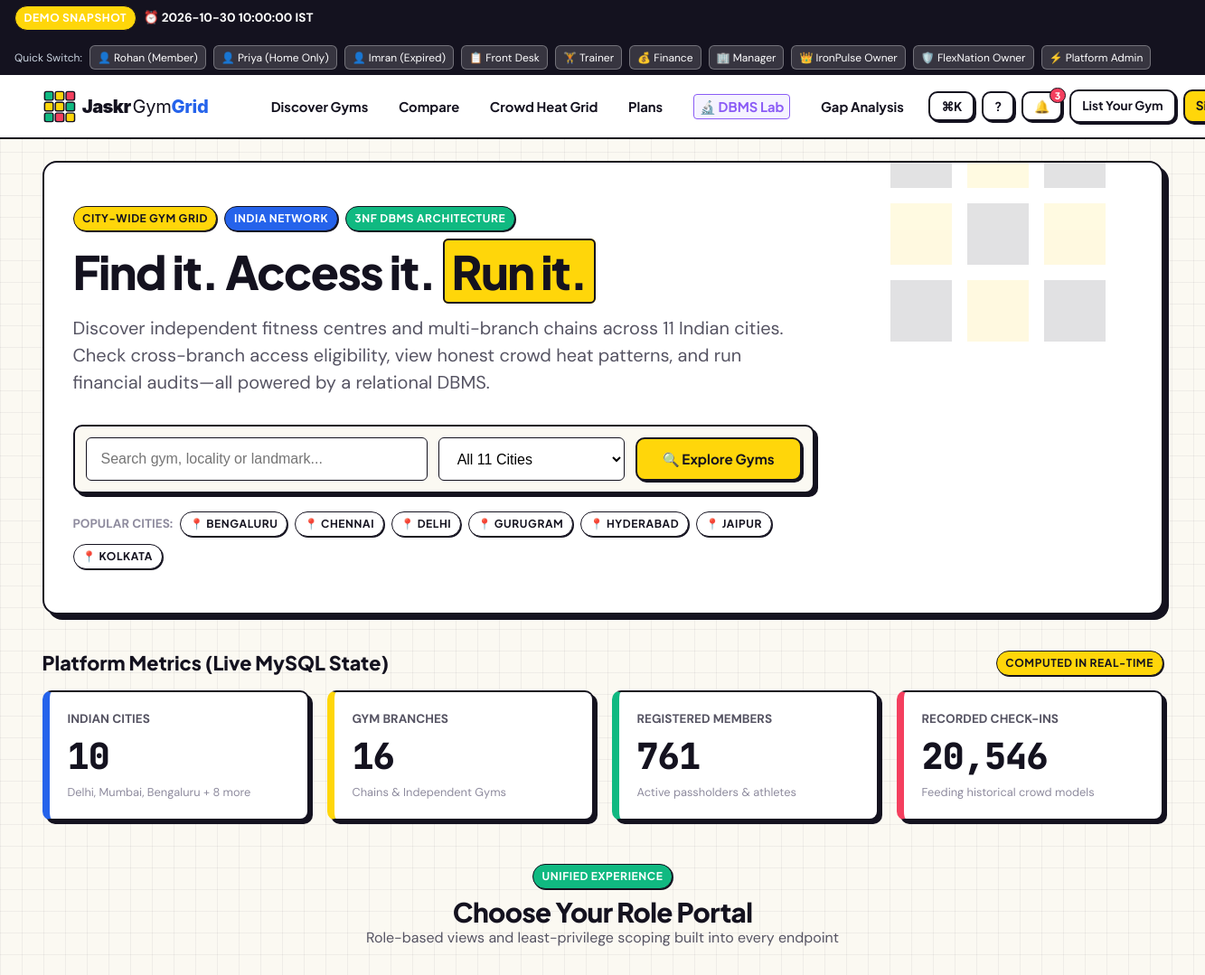
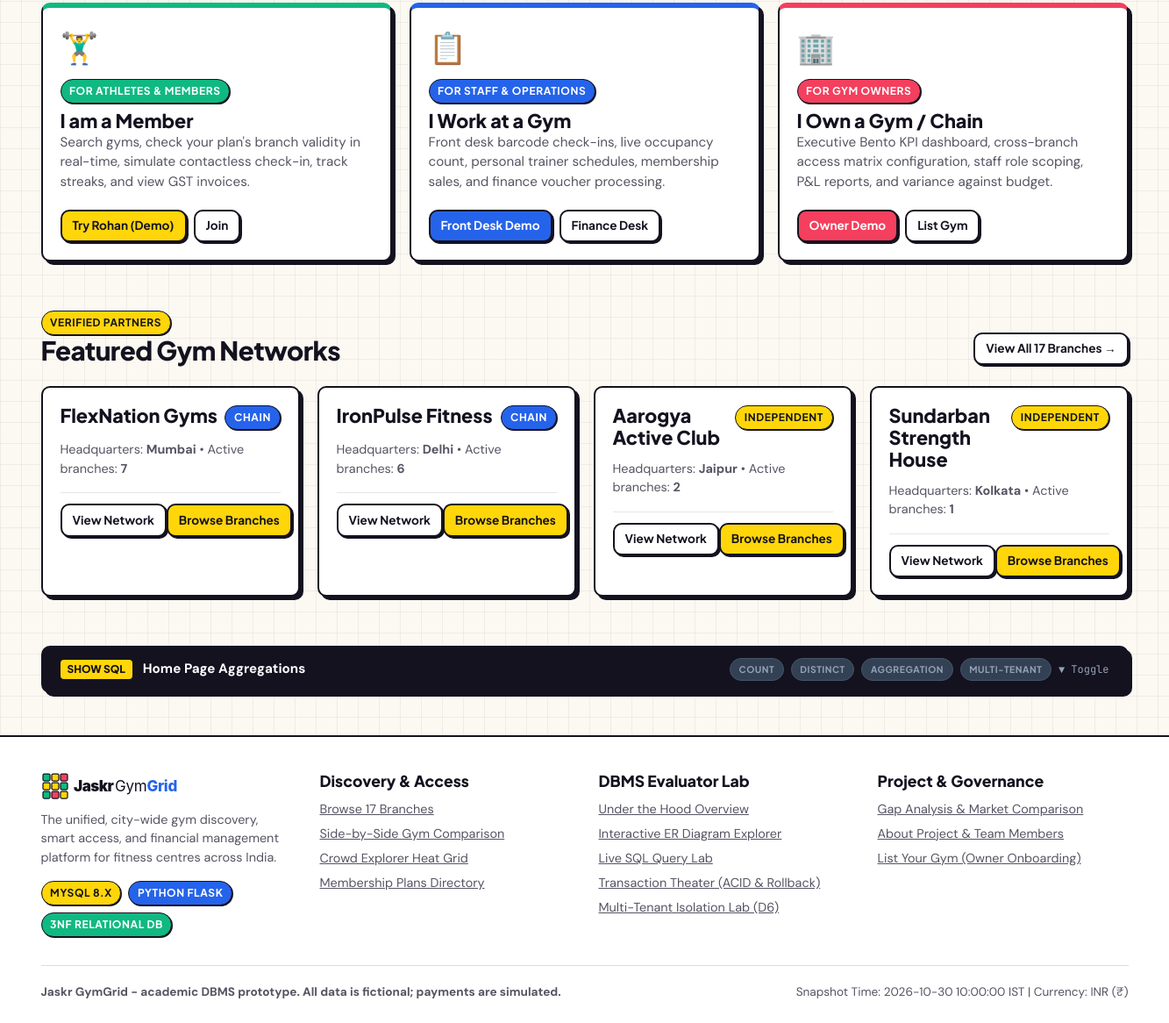
The page / on the database its author committed (2 pictures, top to bottom).
### tables this page shows
CREATE TABLE organizations (
        organization_id INTEGER PRIMARY KEY AUTOINCREMENT,
        name TEXT NOT NULL,
        contact_email TEXT NOT NULL,
        status TEXT NOT NULL DEFAULT 'active',
        brand_type TEXT NOT NULL DEFAULT 'independent',
        headquarters_city TEXT NOT NULL,
        created_at TEXT NOT NULL
    );

### app/public.py (the view)
@public_bp.route("/")
def home():
    stats = {
        "cities": query_one("SELECT COUNT(DISTINCT city) AS c FROM branches WHERE organization_id != 5;")["c"],
        "branches": query_one("SELECT COUNT(*) AS c FROM branches WHERE organization_id != 5;")["c"],
        "members": query_one("SELECT COUNT(*) AS c FROM members;")["c"],
        "checkins": query_one("SELECT COUNT(*) AS c FROM attendance;")["c"]
    }
    cities = query_all("SELECT DISTINCT city FROM branches WHERE organization_id != 5 ORDER BY city;")
    featured_orgs = query_all(
        "SELECT o.*, COUNT(b.branch_id) AS branch_count "
        "FROM organizations o "
        "LEFT JOIN branches b ON o.organization_id = b.organization_id "
        "WHERE o.status = 'active' "
        "GROUP BY o.organization_id "
        "ORDER BY branch_count DESC;"
    )
    crowd_preview = query_all(
        "SELECT b.name, v.day_of_week_0_mon, v.hour_of_day, v.total_visits "
        "FROM v_branch_crowd_hourly v "
        "JOIN branches b ON v.branch_id = b.branch_id "
        "WHERE b.branch_id = 1 AND v.day_of_week_0_mon = 0 "
        "ORDER BY v.hour_of_day "
        "LIMIT 9;"
    )
    sql_explanation = "SELECT COUNT(DISTINCT city), COUNT(*) FROM branches ... aggregate statistics dynamically computed from MySQL database."
    return render_template("public/home.html",
                           stats=stats,
                           cities=cities,
                           featured_orgs=featured_orgs,
                           crowd_preview=crowd_preview,
                           sql_explanation=sql_explanation)

### templates/public/home.html (shortened to what this page needs)
{% extends "base.html" %}
{% import "components/show_sql_drawer.html" as sql_comp %}
{% block content %}
<div class="container">
  <section style="background: #FFFFFF; border: var(--border-thick); border-radius: var(--radius-lg); box-shadow: var(--shadow-lg); padding: 3rem 2rem; margin-bottom: 2.5rem; position: relative; overflow: hidden;">
    <div style="position: absolute; right: -40px; top: -40px; opacity: 0.12; pointer-events: none;">
    </div>
    <div style="max-width: 820px; position: relative; z-index: 2;">
      <div style="display: flex; gap: 0.5rem; flex-wrap: wrap; margin-bottom: 1rem;">
        <span class="badge badge-yellow">City-Wide Gym Grid</span>
        <span class="badge badge-blue">India Network</span>
        <span class="badge badge-mint">3NF DBMS Architecture</span>
      </div>
      <h1 style="font-size: 3.2rem; line-height: 1.1; margin-bottom: 1.25rem;">
        Find it. Access it. <span style="background: var(--brand-yellow); padding: 2px 8px; border-radius: 6px; border: var(--border-thick);">Run it.</span>
      </h1>
      <p style="font-size: 1.25rem; color: var(--ink-muted); margin-bottom: 2rem; line-height: 1.5;">
        Discover independent fitness centres and multi-branch chains across 11 Indian cities. Check cross-branch access eligibility, view honest crowd heat patterns, and run financial audits—all powered by a relational DBMS.
      </p>
      <form action="{{ url_for('public.discover') }}" method="GET" style="display: flex; gap: 0.75rem; flex-wrap: wrap; background: var(--bg-canvas); padding: 0.75rem; border: var(--border-thick); border-radius: var(--radius-md); box-shadow: var(--shadow-md);">
        <input type="text" name="q" placeholder="Search gym, locality or landmark..." style="flex: 2; min-width: 220px; padding: 0.75rem 1rem; border: var(--border-thin); border-radius: var(--radius-sm); font-size: 1rem; outline: none;">
        <select name="city" style="flex: 1; min-width: 160px; padding: 0.75rem 1rem; border: var(--border-thin); border-radius: var(--radius-sm); font-size: 1rem; background: #fff; outline: none;">
          <option value="">All 11 Cities</option>
        </select>
        <button type="submit" class="btn btn-primary" style="padding: 0.75rem 1.75rem;">
          🔍 Explore Gyms
        </button>
      </form>
      <div style="display: flex; gap: 0.5rem; flex-wrap: wrap; margin-top: 1.25rem; align-items: center;">
        <span style="font-size: 0.85rem; font-weight: 700; color: var(--ink-subtle);">POPULAR CITIES:</span>
        {% for c in cities[:7] %}
          <a href="{{ url_for('public.discover', city=c.city) }}" class="badge" style="cursor: pointer; transition: transform 0.1s ease;">
            📍 {{ c.city }}
          </a>
        {% endfor %}
      </div>
    </div>
  </section>
  <section style="margin-bottom: 3rem;">
    <div style="display: flex; justify-content: space-between; align-items: center; margin-bottom: 1rem;">
      <h3>Platform Metrics (Live MySQL State)</h3>
      <span class="badge badge-yellow">Computed in Real-time</span>
    </div>
    <div style="display: grid; grid-template-columns: repeat(auto-fit, minmax(220px, 1fr)); gap: 1.25rem;">
      <div class="card" style="border-left: 8px solid var(--electric-blue);">
        <div style="font-size: 0.85rem; font-weight: 700; color: var(--ink-muted); text-transform: uppercase;">Indian Cities</div>
        <div class="mono-num" style="font-size: 2.5rem; font-weight: 900; color: var(--ink-primary);">{{ stats.cities }}</div>
        <div style="font-size: 0.8rem; color: var(--ink-subtle);">Delhi, Mumbai, Bengaluru + 8 more</div>
      </div>
      <div class="card" style="border-left: 8px solid var(--brand-yellow);">
        <div style="font-size: 0.85rem; font-weight: 700; color: var(--ink-muted); text-transform: uppercase;">Gym Branches</div>
        <div class="mono-num" style="font-size: 2.5rem; font-weight: 900; color: var(--ink-primary);">{{ stats.branches }}</div>
        <div style="font-size: 0.8rem; color: var(--ink-subtle);">Chains & Independent Gyms</div>
      </div>
      <div class="card" style="border-left: 8px solid var(--mint-green);">
        <div style="font-size: 0.85rem; font-weight: 700; color: var(--ink-muted); text-transform: uppercase;">Registered Members</div>
        <div class="mono-num" style="font-size: 2.5rem; font-weight: 900; color: var(--ink-primary);">{{ stats.members }}</div>
        <div style="font-size: 0.8rem; color: var(--ink-subtle);">Active passholders & athletes</div>
      </div>
      <div class="card" style="border-left: 8px solid var(--hot-coral);">
        <div style="font-size: 0.85rem; font-weight: 700; color: var(--ink-muted); text-transform: uppercase;">Recorded Check-ins</div>
        <div class="mono-num" style="font-size: 2.5rem; font-weight: 900; color: var(--ink-primary);">{{ "{:,}".format(stats.checkins) }}</div>
        <div style="font-size: 0.8rem; color: var(--ink-subtle);">Feeding historical crowd models</div>
      </div>
    </div>
  </section>
  <section style="margin-bottom: 3.5rem;">
    <div style="text-align: center; margin-bottom: 2rem;">
      <span class="badge badge-mint" style="margin-bottom: 0.5rem;">Unified Experience</span>
      <h2>Choose Your Role Portal</h2>
      <p style="color: var(--ink-muted);">Role-based views and least-privilege scoping built into every endpoint</p>
    </div>
    <div class="bento-grid">
      <div class="card card-interactive" style="border-top: 6px solid var(--mint-green);">
        <div style="font-size: 2.2rem; margin-bottom: 0.5rem;">🏋️‍♂️</div>
        <span class="badge badge-mint" style="margin-bottom: 0.5rem;">For Athletes & Members</span>
        <h3>I am a Member</h3>
        <p style="color: var(--ink-muted); font-size: 0.95rem; margin-bottom: 1.25rem;">
          Search gyms, check your plan's branch validity in real-time, simulate contactless check-in, track streaks, and view GST invoices.
        </p>
        <div style="display: flex; gap: 0.5rem;">
          <a href="{{ url_for('auth.quick_login', email='member.demo@jaskrgymgrid.example') }}" class="btn btn-sm btn-primary">Try Rohan (Demo)</a>
          <a href="{{ url_for('auth.register') }}" class="btn btn-sm">Join</a>
        </div>
      </div>
      <div class="card card-interactive" style="border-top: 6px solid var(--electric-blue);">
        <div style="font-size: 2.2rem; margin-bottom: 0.5rem;">📋</div>
        <span class="badge badge-blue" style="margin-bottom: 0.5rem;">For Staff & Operations</span>
        <h3>I Work at a Gym</h3>
        <p style="color: var(--ink-muted); font-size: 0.95rem; margin-bottom: 1.25rem;">
          Front desk barcode check-ins, live occupancy count, personal trainer schedules, membership sales, and finance voucher processing.
        </p>
        <div style="display: flex; gap: 0.5rem;">
          <a href="{{ url_for('auth.quick_login', email='frontdesk.demo@jaskrgymgrid.example') }}" class="btn btn-sm btn-accent">Front Desk Demo</a>
          <a href="{{ url_for('auth.quick_login', email='finance.demo@jaskrgymgrid.example') }}" class="btn btn-sm">Finance Desk</a>
        </div>
      </div>
      <div class="card card-interactive" style="border-top: 6px solid var(--hot-coral);">
        <div style="font-size: 2.2rem; margin-bottom: 0.5rem;">🏢</div>
        <span class="badge badge-coral" style="margin-bottom: 0.5rem;">For Gym Owners</span>
        <h3>I Own a Gym / Chain</h3>
        <p style="color: var(--ink-muted); font-size: 0.95rem; margin-bottom: 1.25rem;">
          Executive Bento KPI dashboard, cross-branch access matrix configuration, staff role scoping, P&L reports, and variance against budget.
        </p>
        <div style="display: flex; gap: 0.5rem;">
          <a href="{{ url_for('auth.quick_login', email='owner.ironpulse.demo@jaskrgymgrid.example') }}" class="btn btn-sm btn-danger">Owner Demo</a>
          <a href="{{ url_for('auth.list_gym') }}" class="btn btn-sm">List Gym</a>
        </div>
      </div>
    </div>
  </section>
  <section style="margin-bottom: 3.5rem;">
    <div style="display: flex; justify-content: space-between; align-items: flex-end; margin-bottom: 1.5rem;">
      <div>
        <span class="badge badge-yellow">Verified Partners</span>
        <h2>Featured Gym Networks</h2>
      </div>
      <a href="{{ url_for('public.discover') }}" class="btn btn-sm">View All 17 Branches →</a>
    </div>
    <div style="display: grid; grid-template-columns: repeat(auto-fit, minmax(280px, 1fr)); gap: 1.25rem;">
      {% for o in featured_orgs %}
        <div class="card">
          <div style="display: flex; justify-content: space-between; align-items: flex-start; margin-bottom: 0.75rem;">
            <h3>{{ o.name }}</h3>
            <span class="badge {% if o.brand_type == 'chain' %}badge-blue{% else %}badge-yellow{% endif %}">{{ o.brand_type }}</span>
          </div>
          <p style="color: var(--ink-muted); font-size: 0.9rem; margin-bottom: 1rem;">
            Headquarters: <strong>{{ o.headquarters_city }}</strong> • Active branches: <strong>{{ o.branch_count }}</strong>
          </p>
          <div style="display: flex; justify-content: space-between; align-items: center; border-top: 1.5px solid rgba(20, 18, 31, 0.1); padding-top: 0.75rem;">
            <a href="{{ url_for('public.brand_detail', organization_id=o.organization_id) }}" class="btn btn-sm">View Network</a>
            <a href="{{ url_for('public.discover', brand=o.organization_id) }}" class="btn btn-sm btn-primary">Browse Branches</a>
          </div>
        </div>
      {% endfor %}
    </div>
  </section>
  {{ sql_comp.sql_drawer(
      "Home Page Aggregations",
      "SELECT COUNT(DISTINCT city) AS cities, COUNT(*) AS branches FROM branches WHERE organization_id != 5;\nSELECT COUNT(*) AS total_members FROM members;\nSELECT COUNT(*) AS total_attendance FROM attendance;",
      ["COUNT", "DISTINCT", "AGGREGATION", "MULTI-TENANT"],
      "Shows real-time platform statistics computed dynamically from relational tables without caching."
  ) }}
</div>
{% endblock %}

### rows shown on the page
organizations: name "FlexNation Gyms", brand_type "CHAIN", headquarters_city "Mumbai", branch_count "7"
organizations: name "IronPulse Fitness", brand_type "CHAIN", headquarters_city "Delhi", branch_count "6"
organizations: name "Aarogya Active Club", brand_type "INDEPENDENT", headquarters_city "Jaipur", branch_count "2"
organizations: name "Sundarban Strength House", brand_type "INDEPENDENT", headquarters_city "Kolkata", branch_count "1"

### other values the page prints
{{ c.city }} "BENGALURU" "CHENNAI" "DELHI" "GURUGRAM" "HYDERABAD" "JAIPUR" "KOLKATA"
{{ stats.cities }} "10"
{{ stats.branches }} "16"
{{ stats.members }} "761"
{{ "{:,}".format(stats.checkins) }} "20,546"
{{ title }} "Home Page Aggregations"
{{ c }} "COUNT" "DISTINCT" "AGGREGATION" "MULTI-TENANT"
